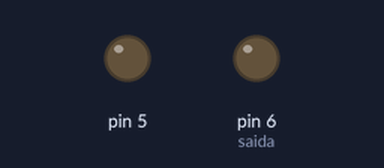
Recording of a sketch running on a simulated Arduino Uno, built with avr-gcc and run on an emulated ATmega328P. Parts: output pins drawn as LEDs (lit = HIGH).

Above: at 0.15 s.
Timing chart, 0 to 3.0 s (numbered marks = the images above):
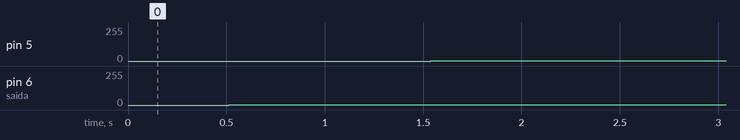

Measured:
- by itself, pin 5: 0/255 → 1/255 at 1.5 s
- by itself, pin 6 (saida): 0/255 → 1/255 at 0.51 s

The sketch:

led-alternado.ino
```cpp
void setup() {
  pinMode(6, OUTPUT); //saida
  pinMode(5, OUTPUT);
}

void loop() {
  for(int j = 0; j<255; j++){
   analogWrite(6, j);
   delay(1);
  }
  for(int l = 255; l>0; l--){
   analogWrite(6, l);
   delay(1);
  }

  for(int m = 0; m<255; m++){
   analogWrite(5, m);
   delay(2);
  }
  for(int n = 255; n>0; n--){
   analogWrite(5, n);
   delay(2);
  }
}
```
